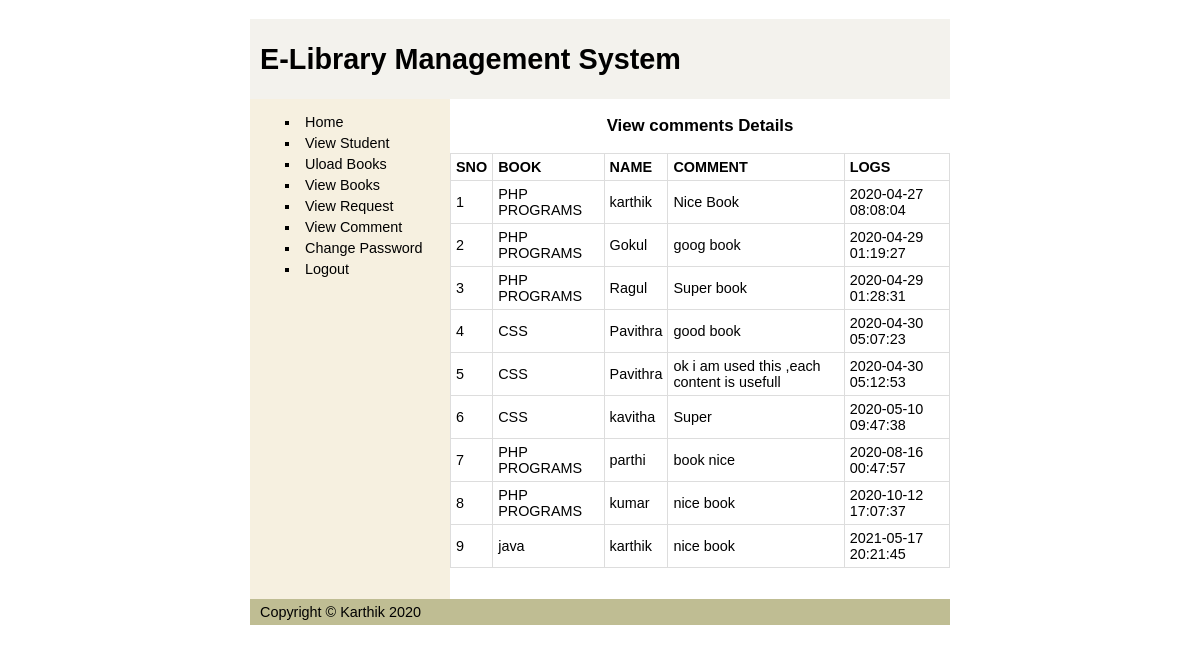
The app's page /view_comm.php (signed in) with its own data.
### tables this page shows
CREATE TABLE `comment` (
  `CID` int(11) NOT NULL,
  `BID` int(11) NOT NULL,
  `SID` int(11) NOT NULL,
  `COMM` varchar(150) NOT NULL,
  `LOGS` datetime NOT NULL
);

CREATE TABLE `book` (
  `BID` int(11) NOT NULL,
  `BTITLE` varchar(150) NOT NULL,
  `KEYWORDS` varchar(150) NOT NULL,
  `FILE` varchar(150) NOT NULL
);

CREATE TABLE `student` (
  `ID` int(11) NOT NULL,
  `NAME` varchar(150) NOT NULL,
  `PASS` varchar(150) NOT NULL,
  `MAIL` varchar(150) NOT NULL,
  `DEP` varchar(150) NOT NULL
);

### view_comm.php (the view, shortened to what this page needs)
<?php
include "database.php";
?>
<!DOCTYPE html>
<html>
	<head>
	<link rel="stylesheet" type="text/css" href="css/style.css">
	</head>
	<body>
	<div id="container">
		<div id="header">
		<h1>E-Library Management System</h1>
		</div>
		<div id="wrapper">
			<h3 id="heading">View comments  Details</h3>
			<?php
			$sql="SELECT book.BTITLE,student.NAME,comment.COMM,comment.LOGS FROM comment INNER JOIN book on book.BID=comment.BID INNER JOIN student on comment.SID=student.ID";
			$res=$db->query($sql);
			if($res->num_rows>0)
			{
				echo "<table>
					<tr>
						<th>SNO</th>
						<th>BOOK</th>
						<th>NAME</th>
						<th>COMMENT</th>
						<th>LOGS</th>
					</tr>
				";
				$i=0;
				while($row=$res->fetch_assoc())
				{
					$i++;
					echo "<tr>";
					echo "<td>{$i}</td>";
					echo "<td>{$row["BTITLE"]}</td>";
					echo "<td>{$row["NAME"]}</td>";
					echo "<td>{$row["COMM"]}</td>";
					echo "<td>{$row["LOGS"]}</td>";
					echo "</tr>";
				}
				echo "</table>";
			}
			else
			{
				echo "<p class='error'>No comments Found</p>";
			}
			?>
		</div>
		<div id="navi">
			<?php
			include "adminSidebar.php";
			?>
		</div>
		<div id="footer">
		<p>Copyright &copy; Karthik 2020</p>
		</div>
	</div>
	</body>
</html>

### css/style.css (style rules this page uses)
html,body { margin:0; padding:0; }
body { font:90% calibri,sans-serif; text-align:center; }
div#header { background:#F3F2ED; }
div#header h1 { height:80px; line-height:80px; margin:0; padding-left:10px; }
div#container { height:auto; width:700px; margin:0 auto; text-align:left; }
div#wrapper { float:right; width:500px; }
div#navi { float:left; height:500px; width:200px; background:#F6F0E0; }
div#footer { clear:both; width:100%; background:#BFBD93; }
div#footer p { margin:0; padding:5px 10px; }
p { margin:0 10px 10px; }
#heading { text-align:center; }
table { width:100%; border-collapse:collapse; }
table td,table th { border:1px solid #ddd; padding:5px; }

### records on screen
comment: BID.BTITLE "PHP PROGRAMS", student.NAME "karthik", COMM "Nice Book", LOGS "2020-04-27 08:08:04"
comment: BID.BTITLE "PHP PROGRAMS", student.NAME "Gokul", COMM "goog book", LOGS "2020-04-29 01:19:27"
comment: BID.BTITLE "PHP PROGRAMS", student.NAME "Ragul", COMM "Super book", LOGS "2020-04-29 01:28:31"
comment: BID.BTITLE "CSS", student.NAME "Pavithra", COMM "good book", LOGS "2020-04-30 05:07:23"
comment: BID.BTITLE "CSS", student.NAME "Pavithra", COMM "ok i am used this ,each content is usefull", LOGS "2020-04-30 05:12:53"
comment: BID.BTITLE "CSS", student.NAME "kavitha", COMM "Super", LOGS "2020-05-10 09:47:38"
comment: BID.BTITLE "PHP PROGRAMS", student.NAME "parthi", COMM "book nice", LOGS "2020-08-16 00:47:57"
comment: BID.BTITLE "PHP PROGRAMS", student.NAME "kumar", COMM "nice book", LOGS "2020-10-12 17:07:37"
comment: BID.BTITLE "java", student.NAME "karthik", COMM "nice book", LOGS "2021-05-17 20:21:45"
